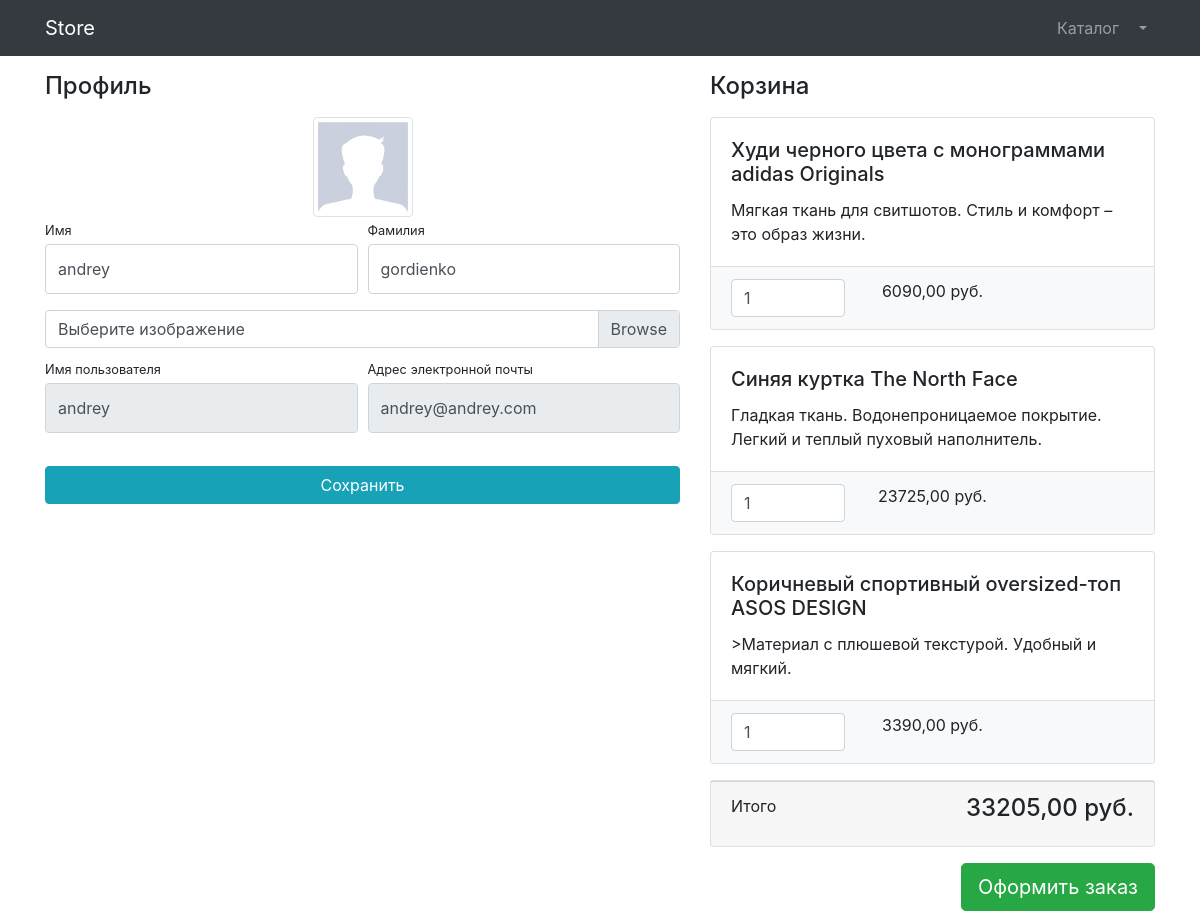
Page /users/profile/ (signed in) on the committed database.
### users/models.py (models this page shows)
class User(AbstractUser):
    image = models.ImageField(upload_to='users_images', null=True, blank=True)

### products/models.py (models this page shows, shortened)
class Basket(models.Model):
    user = models.ForeignKey(to=User, on_delete=models.CASCADE)
    product = models.ForeignKey(to=Product, on_delete=models.CASCADE)
    quantity = models.PositiveIntegerField(default=0)
    created_timestamp = models.DateTimeField(auto_now_add=True)
    def sum(self):
        return self.product.price * self.quantity

class Product(models.Model):
    name = models.CharField(max_length=256)
    description = models.TextField()
    price = models.DecimalField(max_digits=8, decimal_places=2)
    quantity = models.PositiveIntegerField(default=0)
    image = models.ImageField(upload_to='products_images', null=True, blank=True)
    stripe_product_price_id = models.CharField(max_length=128, null=True, blank=True)
    category = models.ForeignKey(to=ProductCategory, on_delete=models.CASCADE)

### users/views.py (the view)
# urls.py: path('profile/', profile, name='profile'),
def profile(request):
    if request.method == 'POST':
        form = UserProfileForm(instance=request.user, data=request.POST, files=request.FILES)
        if form.is_valid():
            form.save()
            return HttpResponseRedirect(reverse('users:profile'))
    else:
        form = UserProfileForm(instance=request.user)
    baskets = Basket.objects.filter(user=request.user)
    total_sum = 0
    total_quantity = 0
    for basket in baskets:
        total_sum = total_sum + basket.sum()
        total_quantity = total_quantity + basket.quantity
    context = {'title': 'Store - Профиль',
               'form':form,
               'baskets': baskets,
               'total_sum': total_sum,
               'total_quantity': total_quantity,
               }
    return render(request, 'users/profile.html', context)

### users/forms.py
class UserProfileForm(UserChangeForm):
    first_name = forms.CharField(widget=forms.TextInput(attrs={'class': 'form-control py-4'}))
    last_name = forms.CharField(widget=forms.TextInput(attrs={'class': 'form-control py-4'}))
    image = forms.ImageField(widget=forms.FileInput(attrs={'class': 'custom-file-input'}), required=False)
    username = forms.CharField(widget=forms.TextInput(attrs={'class': 'form-control py-4', 'readonly': True}))
    email = forms.CharField(widget=forms.TextInput(attrs={'class': 'form-control py-4', 'readonly': True}))
    class Meta:
        model = User
        fields = ('first_name', 'last_name', 'image', 'username', 'email')

### templates/users/profile.html (shortened to what this page needs)
{% extends 'products/base.html' %}
{% load static %}
{% block css %}
    <link href="{% static 'vendor/css/profile.css' %}" rel="stylesheet">
{% endblock %}
{% block content %}
    <div class="container">
        <div class="row">
            <div class="col-lg-7">
                <h4 class="mt-3 mb-3">Профиль</h4>
                <div class="col-lg-12 text-center">
                    <img width="100" height="100"
                         src="{% if user.image %} {{ user.image.url }} {% else %} {% static 'vendor/img/users/default_avatar.jpg' %} {% endif %}"
                         class="img-thumbnail">
                </div>
                <form action="{% url 'users:profile' %}" method="post" enctype="multipart/form-data">
                    <div class="form-row">
                        <div class="col-lg-6">
                            <div class="form-group">
                                <label class="small mb-1" for="{{ form.first_name.id_for_label }}">Имя</label>
                                {{ form.first_name }}
                            </div>
                        </div>
                        <div class="col-lg-6">
                            <div class="form-group">
                                <label class="small mb-1" for="{{ form.last_name.id_for_label }}">Фамилия</label>
                                {{ form.last_name }}
                            </div>
                        </div>
                    </div>
                    <div class="form-row mb-2">
                        <div class="col-lg-12">
                            <div class="custom-file">
                                <label class="custom-file-label" for="{{ form.image.id_for_label }}">
                                    Выберите изображение
                                </label>
                            </div>
                        </div>
                    </div>
                    <div class="form-row">
                        <div class="col-lg-6">
                            <label class="small mb-1" for="{{ form.username.id_for_label }}">Имя пользователя</label>
                            {{ form.username }}
                        </div>
                        <div class="col-lg-6">
                            <label class="small mb-1" for="{{ form.email.id_for_label }}">
                                Адрес электронной почты
                            </label>
                            {{ form.email }}
                        </div>
                    </div>
                    <div class="form-row">
                        <div class="col-lg-12" style="margin-top: 33px;">
                            <input class="btn btn-info btn-block" type="submit" value="Сохранить">
                        </div>
                    </div>
                </form>
            </div>
             <div class="col-lg-5">
                {% include 'products/baskets.html' %}
            </div>
        </div>
    </div>
{% endblock %}

### templates/products/baskets.html (shortened to what this page needs)
{% if baskets %}
    <h4 class="mt-3 mb-3 d-flex justify-content-between align-items-center mb-3">
        Корзина
    </h4>
    {% for basket in baskets %}
        <div class="card mb-3">
            <div class="card-body">
                <h5 class="card-title">{{ basket.product.name }}</h5>
                <p class="card-text">{{ basket.product.description }}</p>
            </div>
            <ul class="list-group list-group-flush">
                <li class="list-group-item bg-light">
                    <div class="row text-center">
                        <div class="col-lg-4">
                            <input name="basketID" type="number" class="form-control"
                                   value="{{ basket.quantity }}" min="0">
                        </div>
                        <div class="col-lg-4">{{ basket.sum }} руб.</div>
                        <div class="col-lg-4">
                        </div>
                    </div>
                </li>
            </ul>
        </div>
    {% endfor %}
    <div class="card mb-3">
        <div class="card-footer">
            <p class="float-left">Итого</p>
            <h4 class="float-right">{{ total_sum }} руб.</h4>
        </div>
    </div>
    <a class="btn btn-success btn-lg float-right" href="#">
        Оформить заказ
    </a>
{% else %}
    <h4 class="mt-3 mb-3 text-center">
        Корзина пуста
    </h4>
{% endif %}

### rows in the picture
User: first_name "andrey", last_name "gordienko", username "andrey", email "andrey@andrey.com"
Basket: product.name "Худи черного цвета с монограммами adidas Originals", product.description "Мягкая ткань для свитшотов. Стиль и комфорт – это образ жизни.", basketID "1", sum "6090,00"
Basket: product.name "Синяя куртка The North Face", product.description "Гладкая ткань. Водонепроницаемое покрытие. Легкий и теплый пуховый наполнитель.", basketID "1", sum "23725,00"
Basket: product.name "Коричневый спортивный oversized-топ ASOS DESIGN", product.description ">Материал с плюшевой текстурой. Удобный и мягкий.", basketID "1", sum "3390,00"

### other values in the picture
{{ total_sum }} "33205,00"
